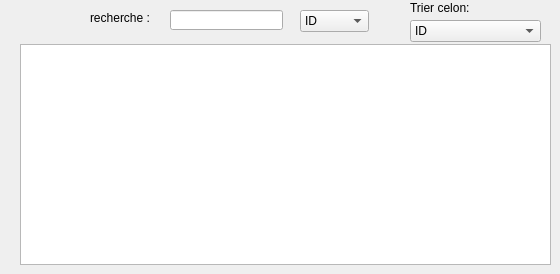
      <widget class="QWidget" name="tab_14">
       <attribute name="title">
        <string>Afficher</string>
       </attribute>
       <widget class="QTableView" name="tabTrajet">
        <property name="geometry">
         <rect>
          <x>20</x>
          <y>44</y>
          <width>531</width>
          <height>221</height>
         </rect>
        </property>
       </widget>
       <widget class="QLabel" name="label_11">
        <property name="geometry">
         <rect>
          <x>90</x>
          <y>10</y>
          <width>61</width>
          <height>16</height>
         </rect>
        </property>
        <property name="text">
         <string>recherche :</string>
        </property>
       </widget>
       <widget class="QLineEdit" name="lineEdit">
        <property name="geometry">
         <rect>
          <x>170</x>
          <y>10</y>
          <width>113</width>
          <height>20</height>
         </rect>
        </property>
       </widget>
       <widget class="QComboBox" name="comboBox">
        <property name="geometry">
         <rect>
          <x>300</x>
          <y>10</y>
          <width>69</width>
          <height>22</height>
         </rect>
        </property>
        <item>
         <property name="text">
          <string>ID</string>
         </property>
        </item>
        <item>
         <property name="text">
          <string>ID station d'arrét</string>
         </property>
        </item>
        <item>
         <property name="text">
          <string>heure de de depart</string>
         </property>
        </item>
        <item>
         <property name="text">
          <string>heure arrivé</string>
         </property>
        </item>
       </widget>
       <widget class="QLabel" name="label_32">
        <property name="geometry">
         <rect>
          <x>410</x>
          <y>0</y>
          <width>71</width>
          <height>16</height>
         </rect>
        </property>
        <property name="text">
         <string>Trier celon:</string>
        </property>
       </widget>
       <widget class="QComboBox" name="listertrier">
        <property name="geometry">
         <rect>
          <x>410</x>
          <y>20</y>
          <width>131</width>
          <height>22</height>
         </rect>
        </property>
        <item>
         <property name="text">
          <string>ID</string>
         </property>
        </item>
        <item>
         <property name="text">
          <string>heure de depart</string>
         </property>
        </item>
        <item>
         <property name="text">
          <string>heure d'arrivé</string>
         </property>
        </item>
        <item>
         <property name="text">
          <string>ID station d'arret</string>
         </property>
        </item>
       </widget>
      </widget>
